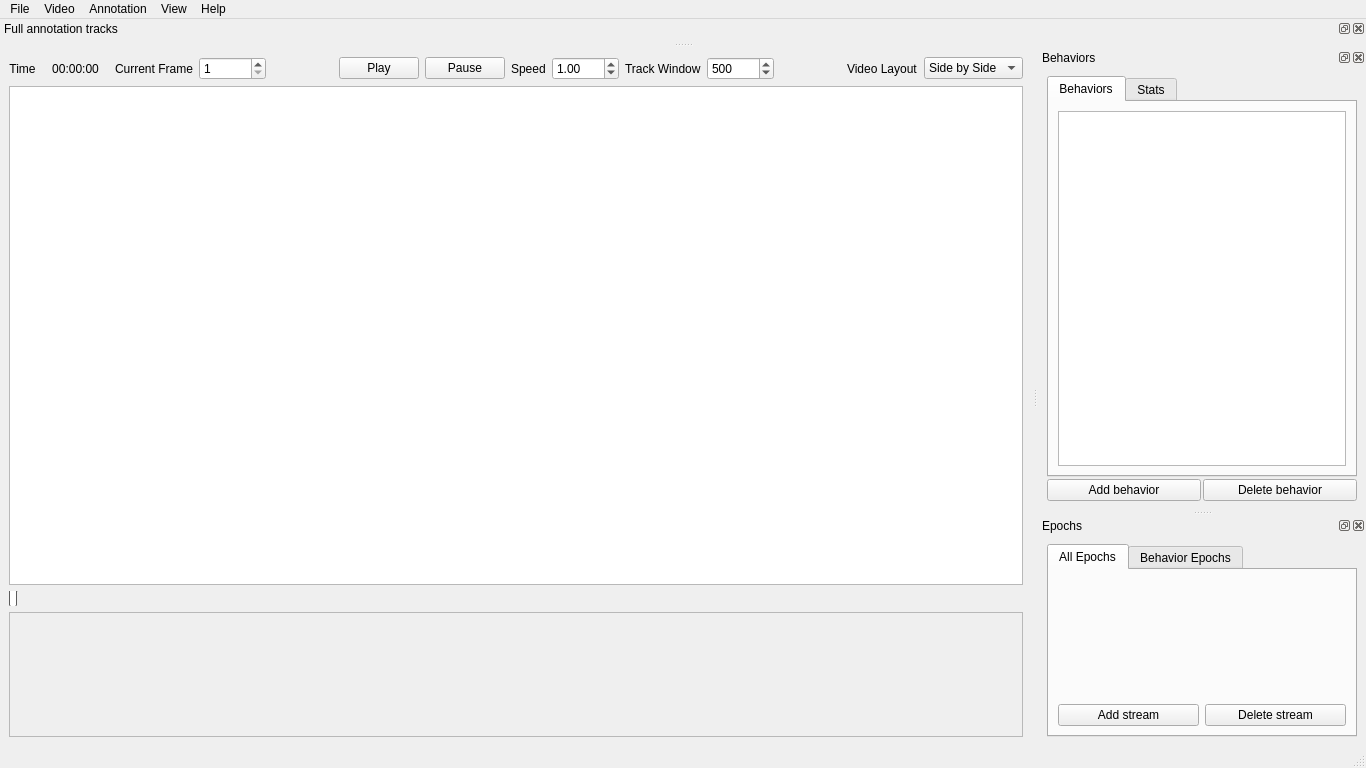
<?xml version="1.0" encoding="UTF-8"?>
<ui version="4.0">
 <class>MainWindow</class>
 <widget class="QMainWindow" name="MainWindow">
  <property name="geometry">
   <rect>
    <x>0</x>
    <y>0</y>
    <width>1366</width>
    <height>768</height>
   </rect>
  </property>
  <property name="windowTitle">
   <string>MainWindow</string>
  </property>
  <widget class="QWidget" name="centralwidget">
   <property name="sizePolicy">
    <sizepolicy hsizetype="Preferred" vsizetype="Preferred">
     <horstretch>1</horstretch>
     <verstretch>0</verstretch>
    </sizepolicy>
   </property>
   <layout class="QHBoxLayout" name="horizontalLayout_2" stretch="2">
    <item>
     <layout class="QVBoxLayout" name="display_layout" stretch="1,16,0,4">
      <item>
       <layout class="QHBoxLayout" name="horizontalLayout_12" stretch="0,1,0,1,1,0,0,0,1,0,1,1,0,1">
        <item>
         <widget class="QLabel" name="label_4">
          <property name="text">
           <string>Time</string>
          </property>
          <property name="textFormat">
           <enum>Qt::PlainText</enum>
          </property>
          <property name="scaledContents">
           <bool>false</bool>
          </property>
          <property name="alignment">
           <set>Qt::AlignCenter</set>
          </property>
          <property name="textInteractionFlags">
           <set>Qt::NoTextInteraction</set>
          </property>
         </widget>
        </item>
        <item>
         <widget class="QLabel" name="time_label">
          <property name="text">
           <string>00:00:00</string>
          </property>
          <property name="textFormat">
           <enum>Qt::MarkdownText</enum>
          </property>
          <property name="alignment">
           <set>Qt::AlignCenter</set>
          </property>
         </widget>
        </item>
        <item>
         <widget class="QLabel" name="label_2">
          <property name="text">
           <string>Current Frame</string>
          </property>
         </widget>
        </item>
        <item>
         <widget class="QSpinBox" name="curframe_spinBox">
          <property name="minimum">
           <number>1</number>
          </property>
          <property name="maximum">
           <number>1000</number>
          </property>
         </widget>
        </item>
        <item>
         <spacer name="horizontalSpacer">
          <property name="orientation">
           <enum>Qt::Horizontal</enum>
          </property>
          <property name="sizeHint" stdset="0">
           <size>
            <width>40</width>
            <height>20</height>
           </size>
          </property>
         </spacer>
        </item>
        <item>
         <widget class="QPushButton" name="play_button">
          <property name="text">
           <string>Play</string>
          </property>
         </widget>
        </item>
        <item>
         <widget class="QPushButton" name="pause_button">
          <property name="text">
           <string>Pause</string>
          </property>
         </widget>
        </item>
        <item>
         <widget class="QLabel" name="label_3">
          <property name="text">
           <string>Speed</string>
          </property>
         </widget>
        </item>
        <item>
         <widget class="PlaySpeedSpinBox" name="speed_doubleSpinBox">
          <property name="minimum">
           <double>-10.000000000000000</double>
          </property>
          <property name="maximum">
           <double>10.000000000000000</double>
          </property>
          <property name="singleStep">
           <double>0.100000000000000</double>
          </property>
          <property name="value">
           <double>1.000000000000000</double>
          </property>
         </widget>
        </item>
        <item>
         <widget class="QLabel" name="label">
          <property name="text">
           <string>Track Window</string>
          </property>
         </widget>
        </item>
        <item>
         <widget class="QSpinBox" name="track_window_spinbox">
          <property name="minimum">
           <number>1</number>
          </property>
          <property name="maximum">
           <number>1000</number>
          </property>
          <property name="value">
           <number>500</number>
          </property>
         </widget>
        </item>
        <item>
         <spacer name="horizontalSpacer_2">
          <property name="orientation">
           <enum>Qt::Horizontal</enum>
          </property>
          <property name="sizeHint" stdset="0">
           <size>
            <width>40</width>
            <height>20</height>
           </size>
          </property>
         </spacer>
        </item>
        <item>
         <widget class="QLabel" name="label_5">
          <property name="text">
           <string>Video Layout</string>
          </property>
         </widget>
        </item>
        <item>
         <widget class="QComboBox" name="video_layout_comboBox">
          <item>
           <property name="text">
            <string>Side by Side</string>
           </property>
          </item>
          <item>
           <property name="text">
            <string>Stacked</string>
           </property>
          </item>
         </widget>
        </item>
       </layout>
      </item>
      <item>
       <layout class="QHBoxLayout" name="video_layout" stretch="0">
        <item>
         <widget class="BehavVideoView" name="vid1_view"/>
        </item>
       </layout>
      </item>
      <item>
       <widget class="VideoSlider" name="video_slider">
        <property name="styleSheet">
         <string notr="true">QSlider::groove:horizontal {
    border: 0px solid #999999;
    height: 20px; /* the groove expands to the size of the slider by default. by giving it a height, it has a fixed size */
    margin-left: 3px;
	margin-right: 3px;
}
QSlider::handle:horizontal {
    background: #ffffff;
    border: 1px solid #5c5c5c;
    width: 6px;
    margin-left: -3px;
	margin-right:-3px;
    border-radius: 3px;
	subcontrol-origin: content;
}</string>
        </property>
        <property name="minimum">
         <number>1</number>
        </property>
        <property name="maximum">
         <number>1000</number>
        </property>
        <property name="value">
         <number>1</number>
        </property>
        <property name="orientation">
         <enum>Qt::Horizontal</enum>
        </property>
        <property name="tickPosition">
         <enum>QSlider::NoTicks</enum>
        </property>
       </widget>
      </item>
      <item>
       <widget class="QFrame" name="track_frame">
        <property name="sizePolicy">
         <sizepolicy hsizetype="Expanding" vsizetype="Expanding">
          <horstretch>0</horstretch>
          <verstretch>0</verstretch>
         </sizepolicy>
        </property>
        <property name="minimumSize">
         <size>
          <width>0</width>
          <height>0</height>
         </size>
        </property>
        <property name="frameShape">
         <enum>QFrame::StyledPanel</enum>
        </property>
        <property name="frameShadow">
         <enum>QFrame::Raised</enum>
        </property>
        <layout class="QHBoxLayout" name="horizontalLayout_10">
         <item>
          <layout class="QVBoxLayout" name="track_layout"/>
         </item>
        </layout>
       </widget>
      </item>
     </layout>
    </item>
   </layout>
  </widget>
  <widget class="QMenuBar" name="menubar">
   <property name="geometry">
    <rect>
     <x>0</x>
     <y>0</y>
     <width>1366</width>
     <height>22</height>
    </rect>
   </property>
   <widget class="QMenu" name="menuVideo">
    <property name="title">
     <string>Video</string>
    </property>
    <addaction name="actionOpen_video"/>
    <addaction name="actionAdd_seq"/>
    <addaction name="separator"/>
    <addaction name="actionRemove_video"/>
   </widget>
   <widget class="QMenu" name="menuAnnotation">
    <property name="title">
     <string>Annotation</string>
    </property>
    <addaction name="actionOpen_annotation"/>
    <addaction name="actionSave_annotation"/>
    <addaction name="actionNew_annotation"/>
    <addaction name="actionClose_annotation"/>
    <addaction name="separator"/>
    <addaction name="actionOpen_config"/>
    <addaction name="actionSave_config"/>
    <addaction name="separator"/>
    <addaction name="actionAuto_save_annotation"/>
   </widget>
   <widget class="QMenu" name="menuFile">
    <property name="title">
     <string>File</string>
    </property>
    <addaction name="actionReset"/>
    <addaction name="separator"/>
    <addaction name="actionQuit"/>
   </widget>
   <widget class="QMenu" name="menuHelp">
    <property name="title">
     <string>Help</string>
    </property>
    <addaction name="actionAbout"/>
    <addaction name="actionHelp"/>
   </widget>
   <widget class="QMenu" name="menuWindows">
    <property name="title">
     <string>View</string>
    </property>
    <addaction name="actionFull_annotation"/>
    <addaction name="actionBehavior_table"/>
    <addaction name="actionEpoch_table"/>
    <addaction name="separator"/>
    <addaction name="actionTrack_epoch"/>
   </widget>
   <addaction name="menuFile"/>
   <addaction name="menuVideo"/>
   <addaction name="menuAnnotation"/>
   <addaction name="menuWindows"/>
   <addaction name="menuHelp"/>
  </widget>
  <widget class="QStatusBar" name="statusbar"/>
  <widget class="DockWidget" name="behav_table_dock">
   <property name="sizePolicy">
    <sizepolicy hsizetype="Preferred" vsizetype="Preferred">
     <horstretch>0</horstretch>
     <verstretch>0</verstretch>
    </sizepolicy>
   </property>
   <property name="minimumSize">
    <size>
     <width>328</width>
     <height>226</height>
    </size>
   </property>
   <property name="floating">
    <bool>false</bool>
   </property>
   <property name="features">
    <set>QDockWidget::DockWidgetClosable|QDockWidget::DockWidgetFloatable|QDockWidget::DockWidgetMovable</set>
   </property>
   <property name="allowedAreas">
    <set>Qt::LeftDockWidgetArea|Qt::RightDockWidgetArea</set>
   </property>
   <property name="windowTitle">
    <string>Behaviors</string>
   </property>
   <attribute name="dockWidgetArea">
    <number>2</number>
   </attribute>
   <widget class="QWidget" name="dockWidgetContents">
    <property name="sizePolicy">
     <sizepolicy hsizetype="MinimumExpanding" vsizetype="Preferred">
      <horstretch>0</horstretch>
      <verstretch>0</verstretch>
     </sizepolicy>
    </property>
    <layout class="QVBoxLayout" name="verticalLayout_2">
     <property name="spacing">
      <number>2</number>
     </property>
     <item>
      <layout class="QVBoxLayout" name="control_layout" stretch="0">
       <property name="sizeConstraint">
        <enum>QLayout::SetFixedSize</enum>
       </property>
       <item>
        <widget class="TabWidget" name="annotation_tabs">
         <property name="acceptDrops">
          <bool>false</bool>
         </property>
         <property name="tabShape">
          <enum>QTabWidget::Rounded</enum>
         </property>
         <property name="currentIndex">
          <number>0</number>
         </property>
         <property name="movable">
          <bool>true</bool>
         </property>
         <widget class="QWidget" name="behav_tab">
          <attribute name="title">
           <string>Behaviors</string>
          </attribute>
          <layout class="QVBoxLayout" name="verticalLayout_6">
           <item>
            <widget class="GenericTableView" name="behavior_table">
             <property name="sizePolicy">
              <sizepolicy hsizetype="Expanding" vsizetype="Expanding">
               <horstretch>0</horstretch>
               <verstretch>0</verstretch>
              </sizepolicy>
             </property>
             <property name="horizontalScrollBarPolicy">
              <enum>Qt::ScrollBarAlwaysOff</enum>
             </property>
             <attribute name="horizontalHeaderMinimumSectionSize">
              <number>20</number>
             </attribute>
             <attribute name="verticalHeaderVisible">
              <bool>false</bool>
             </attribute>
            </widget>
           </item>
          </layout>
         </widget>
         <widget class="QWidget" name="stats_tab">
          <attribute name="title">
           <string>Stats</string>
          </attribute>
          <layout class="QVBoxLayout" name="verticalLayout_3">
           <item>
            <widget class="GenericTableView" name="stats_table"/>
           </item>
          </layout>
         </widget>
        </widget>
       </item>
      </layout>
     </item>
     <item>
      <layout class="QHBoxLayout" name="horizontalLayout">
       <item>
        <widget class="QPushButton" name="add_behavior_button">
         <property name="text">
          <string>Add behavior</string>
         </property>
        </widget>
       </item>
       <item>
        <widget class="QPushButton" name="delete_behavior_button">
         <property name="text">
          <string>Delete behavior</string>
         </property>
        </widget>
       </item>
      </layout>
     </item>
    </layout>
   </widget>
  </widget>
  <widget class="DockWidget" name="epoch_dock">
   <property name="minimumSize">
    <size>
     <width>299</width>
     <height>150</height>
    </size>
   </property>
   <property name="allowedAreas">
    <set>Qt::LeftDockWidgetArea|Qt::RightDockWidgetArea</set>
   </property>
   <property name="windowTitle">
    <string>Epochs</string>
   </property>
   <attribute name="dockWidgetArea">
    <number>2</number>
   </attribute>
   <widget class="QWidget" name="dockWidgetContents_2">
    <layout class="QVBoxLayout" name="verticalLayout_4" stretch="0">
     <item>
      <widget class="QTabWidget" name="tabWidget">
       <property name="currentIndex">
        <number>0</number>
       </property>
       <property name="elideMode">
        <enum>Qt::ElideLeft</enum>
       </property>
       <widget class="QWidget" name="all_epoch">
        <attribute name="title">
         <string>All Epochs</string>
        </attribute>
        <layout class="QVBoxLayout" name="verticalLayout" stretch="1,0">
         <item>
          <layout class="QHBoxLayout" name="stream_table_layout">
           <property name="spacing">
            <number>0</number>
           </property>
           <property name="sizeConstraint">
            <enum>QLayout::SetDefaultConstraint</enum>
           </property>
          </layout>
         </item>
         <item>
          <layout class="QHBoxLayout" name="horizontalLayout_9">
           <property name="sizeConstraint">
            <enum>QLayout::SetDefaultConstraint</enum>
           </property>
           <item>
            <widget class="QPushButton" name="add_stream_button">
             <property name="text">
              <string>Add stream</string>
             </property>
            </widget>
           </item>
           <item>
            <widget class="QPushButton" name="delete_stream_button">
             <property name="text">
              <string>Delete stream</string>
             </property>
            </widget>
           </item>
          </layout>
         </item>
        </layout>
       </widget>
       <widget class="QWidget" name="behavior_epoch">
        <attribute name="title">
         <string>Behavior Epochs</string>
        </attribute>
        <layout class="QHBoxLayout" name="horizontalLayout_4">
         <item>
          <layout class="QHBoxLayout" name="behav_epoch_table_layout">
           <property name="spacing">
            <number>0</number>
           </property>
          </layout>
         </item>
        </layout>
       </widget>
      </widget>
     </item>
    </layout>
   </widget>
  </widget>
  <widget class="DockWidget" name="tracks_dock">
   <property name="allowedAreas">
    <set>Qt::BottomDockWidgetArea|Qt::TopDockWidgetArea</set>
   </property>
   <property name="windowTitle">
    <string>Full annotation tracks</string>
   </property>
   <attribute name="dockWidgetArea">
    <number>4</number>
   </attribute>
   <widget class="QWidget" name="dockWidgetContents_4">
    <layout class="QVBoxLayout" name="verticalLayout_5">
     <property name="spacing">
      <number>3</number>
     </property>
     <property name="topMargin">
      <number>2</number>
     </property>
     <property name="bottomMargin">
      <number>2</number>
     </property>
     <item>
      <layout class="QVBoxLayout" name="full_tracks_layout"/>
     </item>
     <item>
      <layout class="QHBoxLayout" name="cur_behav_layout">
       <property name="leftMargin">
        <number>10</number>
       </property>
       <property name="rightMargin">
        <number>10</number>
       </property>
      </layout>
     </item>
    </layout>
   </widget>
  </widget>
  <action name="actionOpen_video">
   <property name="text">
    <string>Add video</string>
   </property>
  </action>
  <action name="actionOpen_config">
   <property name="enabled">
    <bool>false</bool>
   </property>
   <property name="text">
    <string>Open config</string>
   </property>
  </action>
  <action name="actionSave_config">
   <property name="enabled">
    <bool>false</bool>
   </property>
   <property name="text">
    <string>Save config</string>
   </property>
  </action>
  <action name="actionOpen_annotation">
   <property name="text">
    <string>Open annotation</string>
   </property>
  </action>
  <action name="actionSave_annotation">
   <property name="enabled">
    <bool>false</bool>
   </property>
   <property name="text">
    <string>Save annotation</string>
   </property>
  </action>
  <action name="actionAbout">
   <property name="text">
    <string>About</string>
   </property>
  </action>
  <action name="actionNew_annotation">
   <property name="text">
    <string>New annotation</string>
   </property>
  </action>
  <action name="actionNew_config">
   <property name="text">
    <string>New config</string>
   </property>
  </action>
  <action name="actionFull_annotation">
   <property name="checkable">
    <bool>true</bool>
   </property>
   <property name="checked">
    <bool>true</bool>
   </property>
   <property name="text">
    <string>Full annotation</string>
   </property>
  </action>
  <action name="actionBehavior_table">
   <property name="checkable">
    <bool>true</bool>
   </property>
   <property name="checked">
    <bool>true</bool>
   </property>
   <property name="text">
    <string>Behavior table</string>
   </property>
  </action>
  <action name="actionEpoch_table">
   <property name="checkable">
    <bool>true</bool>
   </property>
   <property name="checked">
    <bool>true</bool>
   </property>
   <property name="text">
    <string>Epoch table</string>
   </property>
  </action>
  <action name="actionRemove_video">
   <property name="text">
    <string>Remove video/seq</string>
   </property>
  </action>
  <action name="actionQuit">
   <property name="text">
    <string>Quit</string>
   </property>
  </action>
  <action name="actionReset">
   <property name="text">
    <string>Reset</string>
   </property>
  </action>
  <action name="actionTips">
   <property name="text">
    <string>Tips</string>
   </property>
  </action>
  <action name="actionAdd_seq">
   <property name="text">
    <string>Add seq</string>
   </property>
  </action>
  <action name="actionTrack_epoch">
   <property name="checkable">
    <bool>true</bool>
   </property>
   <property name="checked">
    <bool>true</bool>
   </property>
   <property name="text">
    <string>Track epoch</string>
   </property>
  </action>
  <action name="actionHelp">
   <property name="text">
    <string>Help</string>
   </property>
  </action>
  <action name="actionMerge_behaviors">
   <property name="text">
    <string>Merge behaviors</string>
   </property>
  </action>
  <action name="actionAuto_save_annotation">
   <property name="checkable">
    <bool>true</bool>
   </property>
   <property name="checked">
    <bool>true</bool>
   </property>
   <property name="text">
    <string>Auto save annotation</string>
   </property>
  </action>
  <action name="actionMerge_behavior">
   <property name="text">
    <string>Merge behavior</string>
   </property>
  </action>
  <action name="actionClose_annotation">
   <property name="text">
    <string>Close annotation</string>
   </property>
  </action>
 </widget>
 <customwidgets>
  <customwidget>
   <class>PlaySpeedSpinBox</class>
   <extends>QDoubleSpinBox</extends>
   <header>bannotator.widgets</header>
  </customwidget>
  <customwidget>
   <class>GenericTableView</class>
   <extends>QTableView</extends>
   <header>bannotator.dataview</header>
  </customwidget>
  <customwidget>
   <class>TabWidget</class>
   <extends>QTabWidget</extends>
   <header>bannotator.widgets</header>
   <container>1</container>
  </customwidget>
  <customwidget>
   <class>VideoSlider</class>
   <extends>QSlider</extends>
   <header>bannotator.widgets</header>
  </customwidget>
  <customwidget>
   <class>BehavVideoView</class>
   <extends>QGraphicsView</extends>
   <header>bannotator.widgets</header>
  </customwidget>
  <customwidget>
   <class>DockWidget</class>
   <extends>QDockWidget</extends>
   <header>bannotator.widgets</header>
   <container>1</container>
  </customwidget>
 </customwidgets>
 <resources/>
 <connections/>
</ui>
